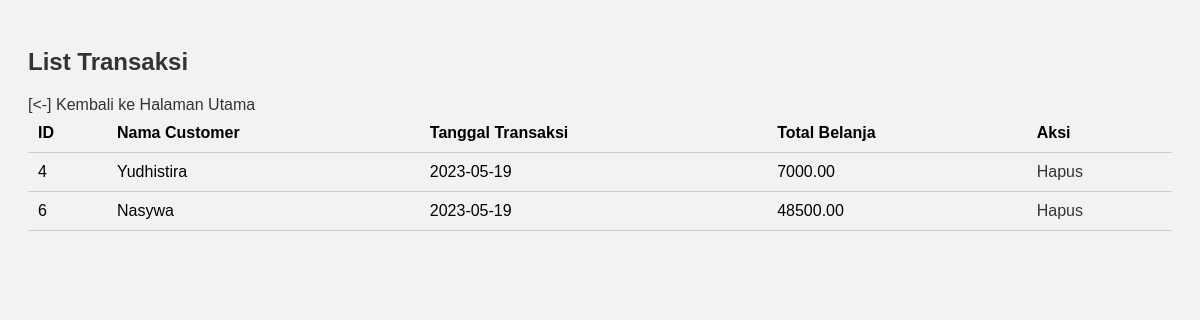
The page /list_transaksi.php on the database its author committed.
### tables this page shows
CREATE TABLE `transaksi` (
  `id` int(11) NOT NULL,
  `customer_id` int(11) DEFAULT NULL,
  `nama_customer` varchar(40) DEFAULT NULL,
  `tanggal_transaksi` date DEFAULT NULL
);

CREATE TABLE `customer` (
  `id` int(11) NOT NULL,
  `nama_customer` varchar(40) NOT NULL
);

### list_transaksi.php (the view, shortened to what this page needs)
<?php
include 'koneksi.php';
?>
<!DOCTYPE html>
<html>
<head>
  <link rel="stylesheet" href="style.css">
</head>
<body>
  <h2>List Transaksi</h2>
  <nav>
        <a href="index.php">[<-] Kembali ke Halaman Utama</a>
  </nav>
  <table>
    <tr>
      <th>ID</th>
      <th>Nama Customer</th>
      <th>Tanggal Transaksi</th>
      <th>Total Belanja</th>
      <th>Aksi</th>
    </tr>
    <?php
    $query_transaksi = "SELECT transaksi.id, customer.nama_customer, transaksi.tanggal_transaksi, SUM(detail_transaksi.qty * detail_transaksi.harga) AS total_belanja FROM transaksi LEFT JOIN customer ON transaksi.customer_id = customer.id LEFT JOIN detail_transaksi ON transaksi.id = detail_transaksi.transaksi_id GROUP BY transaksi.id";
    $result_transaksi = mysqli_query($koneksi, $query_transaksi);
    $transaksi = mysqli_fetch_all($result_transaksi, MYSQLI_ASSOC);
    foreach ($transaksi as $item):
      ?>
      <tr>
        <td><?= $item['id']; ?></td>
        <td><?= $item['nama_customer']; ?></td>
        <td><?= $item['tanggal_transaksi']; ?></td>
        <td><?= $item['total_belanja']; ?></td>
        <td>
          <a href="transaksi.php?delete_transaksi=<?= $item['id']; ?>" onclick="return confirm('Apakah Anda yakin ingin menghapus transaksi ini?')">Hapus</a>
        </td>
      </tr>
    <?php endforeach; ?>
  </table>
</body>
</html>

### style.css (style rules this page uses)
body { font-family: Arial, sans-serif; background-color: #f2f2f2; padding: 20px; }
h1, h2 { color: #333; }
table { width: 100%; border-collapse: collapse; margin-bottom: 20px; }
table th, table td { padding: 10px; text-align: left; border-bottom: 1px solid #ccc; }
a { color: #333; text-decoration: none; }

### rows shown on the page
transaksi: id "4", customer.nama_customer "Yudhistira", tanggal_transaksi "2023-05-19", total_belanja "7000.00"
transaksi: id "6", customer.nama_customer "Nasywa", tanggal_transaksi "2023-05-19", total_belanja "48500.00"
